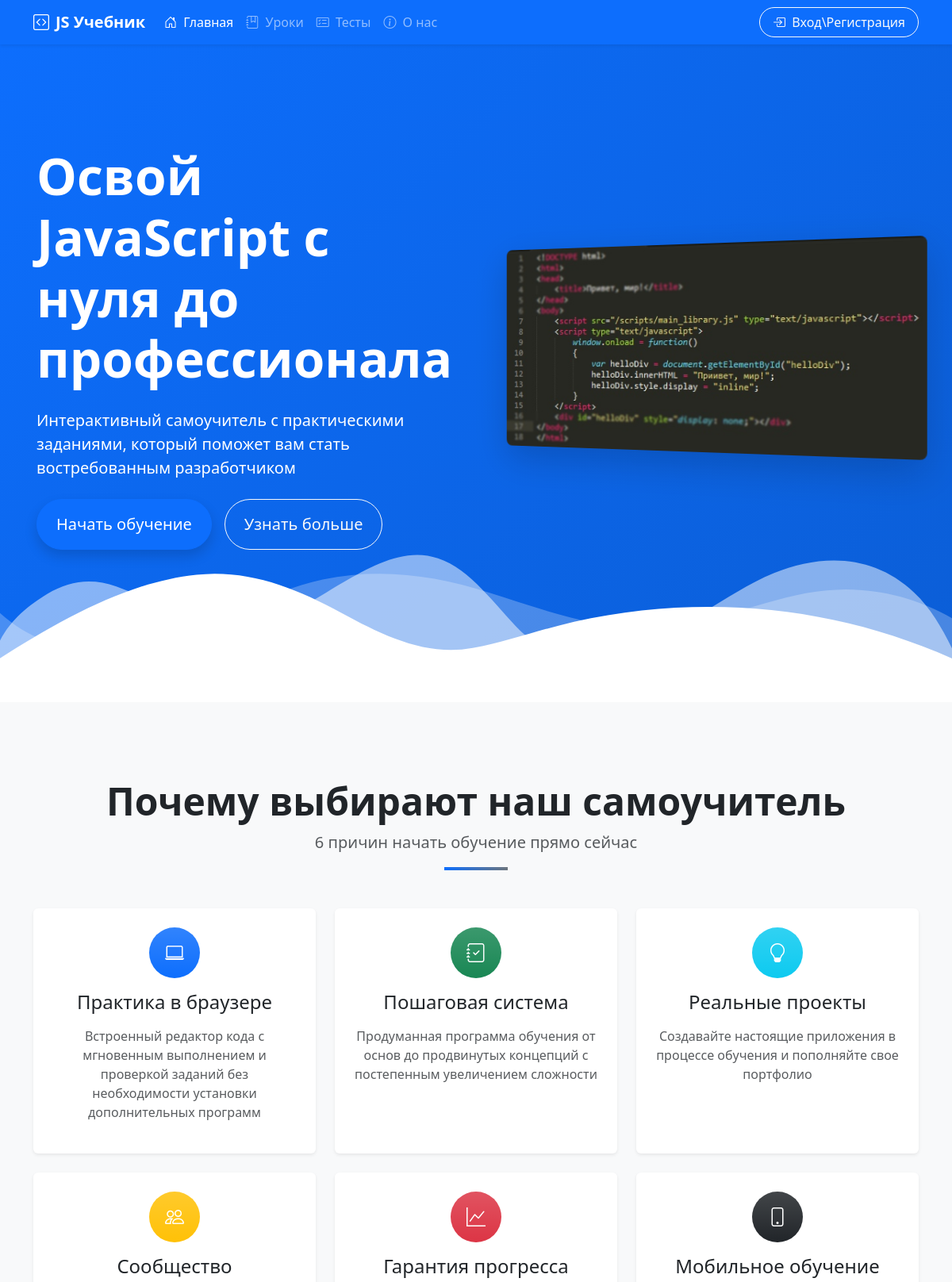
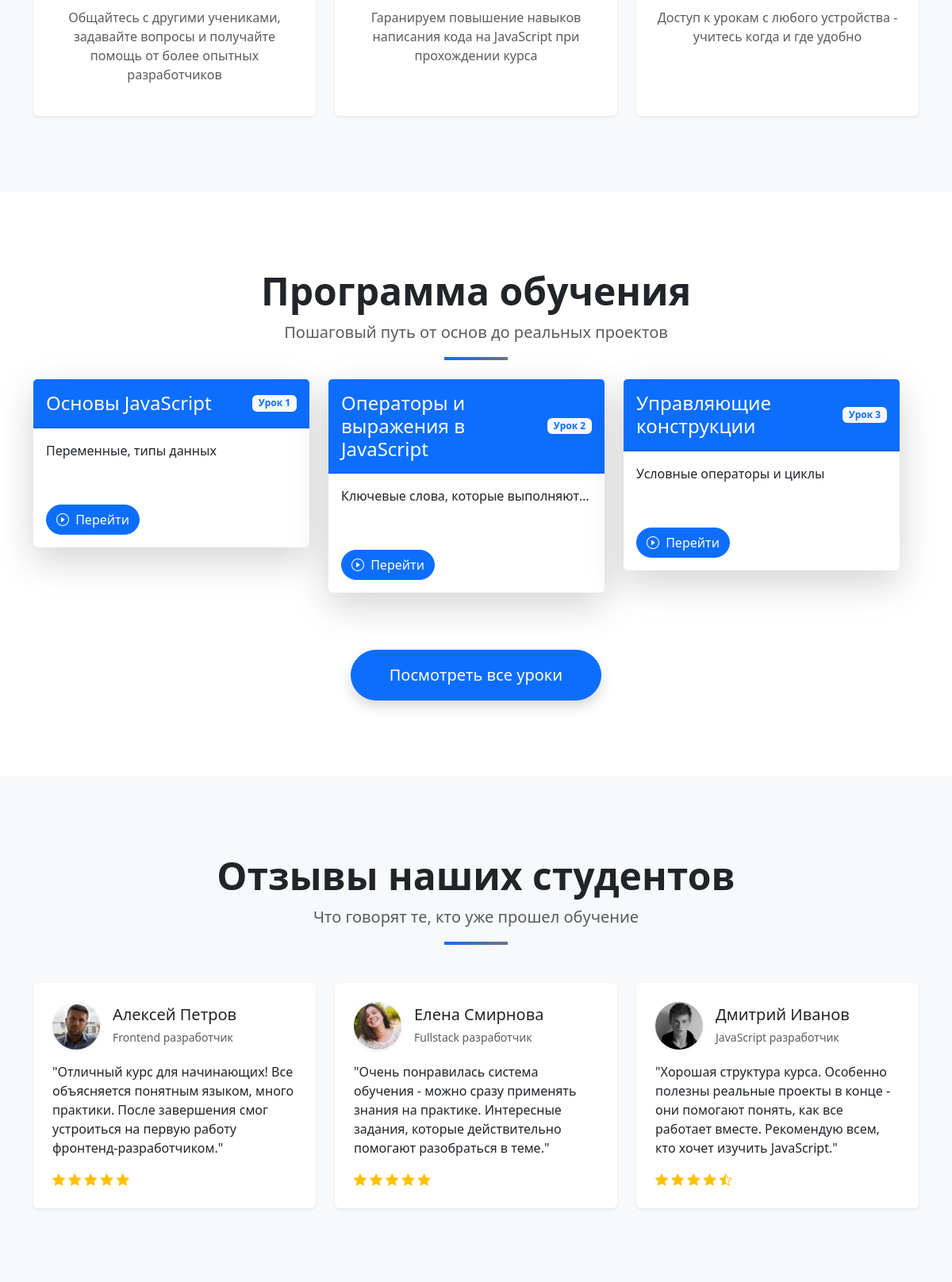
The page / (upper part) on the database its author committed (2 pictures, top to bottom).
### app.py (models this page shows, shortened)
class Lesson(db.Model):
    id = db.Column(db.Integer, primary_key=True)
    title = db.Column(db.String(100), nullable=False)
    description = db.Column(db.String(100), nullable=False)
    content = db.Column(db.Text, nullable=False)
    userSolution = db.relationship('UserSolution', backref='lesson', lazy=True)
    tasks = db.relationship('Task', backref='lesson', lazy=True)

### app.py (the view)
@app.route('/', methods=['GET', 'POST'])
def index():
    lesson = Lesson.query.limit(3).all()
    return render_template("index.html",lesson=lesson)

### app.py (called while the page is built)
@app.context_processor
def inject_user():
    def get_user_name():
        if 'name' in session:
            return Users.query.filter_by(email=session['name']).first()
    return dict(active_user=get_user_name())

### templates/index.html (shortened to what this page needs)
{% extends 'base.html' %}
{% block main %}
      <section class="hero-section bg-dark text-white">
        <div class="container py-5">
          <div class="row align-items-center py-5">
            <div class="col-lg-6 py-5 px-3">
              <h1 class="display-3 fw-bold mb-4 animate__animated animate__fadeInDown">
                Освой JavaScript <span class="">с нуля до профессионала</span>
              </h1>
              <p class="lead mb-4 fs-5 animate__animated animate__fadeIn animate__delay-1s">
                Интерактивный самоучитель с практическими заданиями, который поможет вам стать востребованным разработчиком
              </p>
              <div class="d-grid gap-3 d-sm-flex animate__animated animate__fadeIn animate__delay-2s">
                <a href="/lessons" class="btn btn-primary btn-lg px-4 py-3 rounded-pill shadow"
                  >Начать обучение</a
                >
                <a href="#features" class="btn btn-outline-light btn-lg px-4 py-3 rounded-pill"
                  >Узнать больше</a
                >
              </div>
            </div>
            <div class="col-lg-6 d-none d-lg-block animate__animated animate__fadeIn">
              <img
                src="../static/img/code.jpg"
                alt="JavaScript код"
                class="img-fluid rounded-3 shadow-lg"
                style="transform: perspective(1000px) rotateY(-15deg);"
              />
            </div>
          </div>
        </div>
        <div class="custom-shape-divider-bottom-1716472603">
      </div>
      </section>
      <section id="features" class="py-5 bg-light">
        <div class="container py-5">
          <div class="text-center mb-5">
            <h2 class="fw-bold display-5">Почему выбирают наш самоучитель</h2>
            <p class="lead text-muted">6 причин начать обучение прямо сейчас</p>
            <div class="mx-auto" style="height: 4px; width: 80px; background: linear-gradient(to right, #0d6efd, #6c757d);"></div>
          </div>
          <div class="row g-4">
            <div class="col-md-6 col-lg-4">
              <div class="card h-100 border-0 shadow-sm hover-effect">
                <div class="card-body text-center p-4">
                  <div
                    class="feature-icon bg-primary bg-gradient text-white rounded-circle mb-3 mx-auto d-flex align-items-center justify-content-center"
                    style="width: 64px; height: 64px"
                  >
                    <i class="bi bi-laptop" style="font-size: 1.5rem"></i>
                  </div>
                  <h4 class="mb-3">Практика в браузере</h4>
                  <p class="text-muted">
                    Встроенный редактор кода с мгновенным выполнением и проверкой заданий без необходимости установки дополнительных программ
                  </p>
                </div>
              </div>
            </div>
            <div class="col-md-6 col-lg-4">
              <div class="card h-100 border-0 shadow-sm hover-effect">
                <div class="card-body text-center p-4">
                  <div
                    class="feature-icon bg-success bg-gradient text-white rounded-circle mb-3 mx-auto d-flex align-items-center justify-content-center"
                    style="width: 64px; height: 64px"
                  >
                    <i
                      class="bi bi-journal-check"
                      style="font-size: 1.5rem"
                    ></i>
                  </div>
                  <h4 class="mb-3">Пошаговая система</h4>
                  <p class="text-muted">
                    Продуманная программа обучения от основ до продвинутых концепций с постепенным увеличением сложности
                  </p>
                </div>
              </div>
            </div>
            <div class="col-md-6 col-lg-4">
              <div class="card h-100 border-0 shadow-sm hover-effect">
                <div class="card-body text-center p-4">
                  <div
                    class="feature-icon bg-info bg-gradient text-white rounded-circle mb-3 mx-auto d-flex align-items-center justify-content-center"
                    style="width: 64px; height: 64px"
                  >
                    <i class="bi bi-lightbulb" style="font-size: 1.5rem"></i>
                  </div>
                  <h4 class="mb-3">Реальные проекты</h4>
                  <p class="text-muted">
                    Создавайте настоящие приложения в процессе обучения и пополняйте свое портфолио
                  </p>
                </div>
              </div>
            </div>
            <div class="col-md-6 col-lg-4">
              <div class="card h-100 border-0 shadow-sm hover-effect">
                <div class="card-body text-center p-4">
                  <div
                    class="feature-icon bg-warning bg-gradient text-white rounded-circle mb-3 mx-auto d-flex align-items-center justify-content-center"
                    style="width: 64px; height: 64px"
                  >
                    <i class="bi bi-people" style="font-size: 1.5rem"></i>
                  </div>
                  <h4 class="mb-3">Сообщество</h4>
                  <p class="text-muted">
                    Общайтесь с другими учениками, задавайте вопросы и получайте помощь от более опытных разработчиков
                  </p>
                </div>
              </div>
            </div>
            <div class="col-md-6 col-lg-4">
              <div class="card h-100 border-0 shadow-sm hover-effect">
                <div class="card-body text-center p-4">
                  <div
                    class="feature-icon bg-danger bg-gradient text-white rounded-circle mb-3 mx-auto d-flex align-items-center justify-content-center"
                    style="width: 64px; height: 64px"
                  >
                    <i class="bi bi-graph-up" style="font-size: 1.5rem"></i>
                  </div>
                  <h4 class="mb-3">Гарантия прогресса</h4>
                  <p class="text-muted">
                    Гаранируем повышение навыков написания кода на JavaScript при прохождении курса
                  </p>
                </div>
              </div>
            </div>
            <div class="col-md-6 col-lg-4">
              <div class="card h-100 border-0 shadow-sm hover-effect">
                <div class="card-body text-center p-4">
                  <div
                    class="feature-icon bg-dark bg-gradient text-white rounded-circle mb-3 mx-auto d-flex align-items-center justify-content-center"
                    style="width: 64px; height: 64px"
                  >
                    <i class="bi bi-phone" style="font-size: 1.5rem"></i>
                  </div>
                  <h4 class="mb-3">Мобильное обучение</h4>
                  <p class="text-muted">
                    Доступ к урокам с любого устройства - учитесь когда и где удобно
                  </p>
                </div>
              </div>
            </div>
          </div>
        </div>
      </section>
      <section class="py-5 bg-white">
        <div class="container py-5">
          <div class="text-center mb-5">
            <h2 class="fw-bold display-5">Программа обучения</h2>
            <p class="lead text-muted">
              Пошаговый путь от основ до реальных проектов
            </p>
            <div class="mx-auto" style="height: 4px; width: 80px; background: linear-gradient(to right, #0d6efd, #6c757d);"></div>
          </div>
          <div class="row g-4">
            <div class="row">
              {%for less in lesson%}
              <div class="col-lg-4 bg-p mb-4">
                <div class="card border-0 shadow-lg lesson-card hover-effect">
                  <div class="card-header bg-primary py-3">
                    <div class="d-flex justify-content-between align-items-center">
                      <h4 class="mb-0 text-white">{{less.title}}</h4>
                      <span class="badge bg-light text-primary">Урок {{loop.index}}</span>
                    </div>
                  </div>
                  <div class="card-body">
                    <div class="learning-objectives rounded mb-4 text-truncate" style="max-height: 200px;">
                      {{less.description}}
                    </div>
                  </div>
                  <div class="card-footer bg-transparent border-0 py-3">
                    <div class="d-flex justify-content-between align-items-center">
                      <div>
                        <a href="/lesson/{{less.id}}" class="btn btn-primary me-2 rounded-pill">
                          <i class="bi bi-play-circle me-1"></i> Перейти
                        </a>
                      </div>
                    </div>
                  </div>
                </div>
              </div>
          {%endfor%}
            </div>
          </div>
          <div class="text-center mt-5">
            <a href="/lessons" class="btn btn-primary btn-lg px-5 py-3 rounded-pill shadow"
              >Посмотреть все уроки</a
            >
          </div>
        </div>
      </section>
      <section class="py-5 bg-light">
        <div class="container py-5">
          <div class="text-center mb-5">
            <h2 class="fw-bold display-5">Отзывы наших студентов</h2>
            <p class="lead text-muted">
              Что говорят те, кто уже прошел обучение
            </p>
            <div class="mx-auto" style="height: 4px; width: 80px; background: linear-gradient(to right, #0d6efd, #6c757d);"></div>
          </div>
          <div class="row g-4">
            <div class="col-md-4">
              <div class="card h-100 border-0 shadow-sm hover-effect">
                <div class="card-body p-4">
                  <div class="d-flex mb-3 align-items-center">
                    <img
                      src="../static/img/1.jpg"
                      class="rounded-circle me-3 shadow-sm"
                      alt="Аватар"
                      width="60"
                      height="60"
                    />
                    <div>
                      <h5 class="mb-1">Алексей Петров</h5>
                      <small class="text-muted">Frontend разработчик</small>
                    </div>
                  </div>
                  <p class="card-text">
                    "Отличный курс для начинающих! Все объясняется понятным языком, много практики. После завершения смог устроиться на первую работу фронтенд-разработчиком."
                  </p>
                  <div class="text-warning">
                    <i class="bi bi-star-fill"></i>
                    <i class="bi bi-star-fill"></i>
                    <i class="bi bi-star-fill"></i>
                    <i class="bi bi-star-fill"></i>
                    <i class="bi bi-star-fill"></i>
                  </div>
                </div>
              </div>
            </div>
            <div class="col-md-4">
              <div class="card h-100 border-0 shadow-sm hover-effect">
                <div class="card-body p-4">
                  <div class="d-flex mb-3 align-items-center">
                    <img
                      src="../static/img/3.jpg"
                      class="rounded-circle me-3 shadow-sm"
                      alt="Аватар"
                      width="60"
                      height="60"
                    />
                    <div>
                      <h5 class="mb-1">Елена Смирнова</h5>
                      <small class="text-muted">Fullstack разработчик</small>
                    </div>
                  </div>
                  <p class="card-text">
                    "Очень понравилась система обучения - можно сразу применять знания на практике. Интересные задания, которые действительно помогают разобраться в теме."
                  </p>
                  <div class="text-warning">
                    <i class="bi bi-star-fill"></i>
                    <i class="bi bi-star-fill"></i>
                    <i class="bi bi-star-fill"></i>
                    <i class="bi bi-star-fill"></i>
                    <i class="bi bi-star-fill"></i>
                  </div>
                </div>
              </div>
            </div>
            <div class="col-md-4">
              <div class="card h-100 border-0 shadow-sm hover-effect">
                <div class="card-body p-4">
                  <div class="d-flex mb-3 align-items-center">
                    <img
                      src="../static/img/2.jpg"
                      class="rounded-circle me-3 shadow-sm"
                      alt="Аватар"
                      width="60"
                      height="60"
                    />
                    <div>
                      <h5 class="mb-1">Дмитрий Иванов</h5>
                      <small class="text-muted">JavaScript разработчик</small>
                    </div>
                  </div>
                  <p class="card-text">
                    "Хорошая структура курса. Особенно полезны реальные проекты в конце - они помогают понять, как все работает вместе. Рекомендую всем, кто хочет изучить JavaScript."
                  </p>
                  <div class="text-warning">
                    <i class="bi bi-star-fill"></i>
                    <i class="bi bi-star-fill"></i>
                    <i class="bi bi-star-fill"></i>
                    <i class="bi bi-star-fill"></i>
                    <i class="bi bi-star-half"></i>
                  </div>
                </div>
              </div>
            </div>
          </div>
        </div>
      </section>
{% endblock %}

### static/css/style.css (style rules this page uses)
html, body { height: 100%; margin: 0; }
body { display: flex; flex-direction: column; }
.hero-section { background: linear-gradient(135deg, #0d6efd 0%, #0b5ed7 100%); margin-top: -1rem; margin-bottom: 3rem; }
.feature-icon { transition: transform 0.3s; }
.card { transition: transform 0.3s, box-shadow 0.3s; }
.card .text-warning { color: #ffc107 !important; }
.hero-section { position: relative; overflow: hidden; }
.custom-shape-divider-bottom-1716472603 { position: absolute; bottom: 0; left: 0; width: 100%; overflow: hidden; line-height: 0; transform: rotate(180deg); }
.custom-shape-divider-bottom-1716472603 svg { position: relative; display: block; width: calc(100% + 1.3px); height: 150px; }
.hover-effect { transition: all 0.3s ease; }

### rows shown on the page
Lesson: title "Основы JavaScript", description "Переменные, типы данных"
Lesson: title "Операторы и выражения в JavaScript", description "Ключевые слова, которые выполняют…"
Lesson: title "Управляющие конструкции", description "Условные операторы и циклы"
